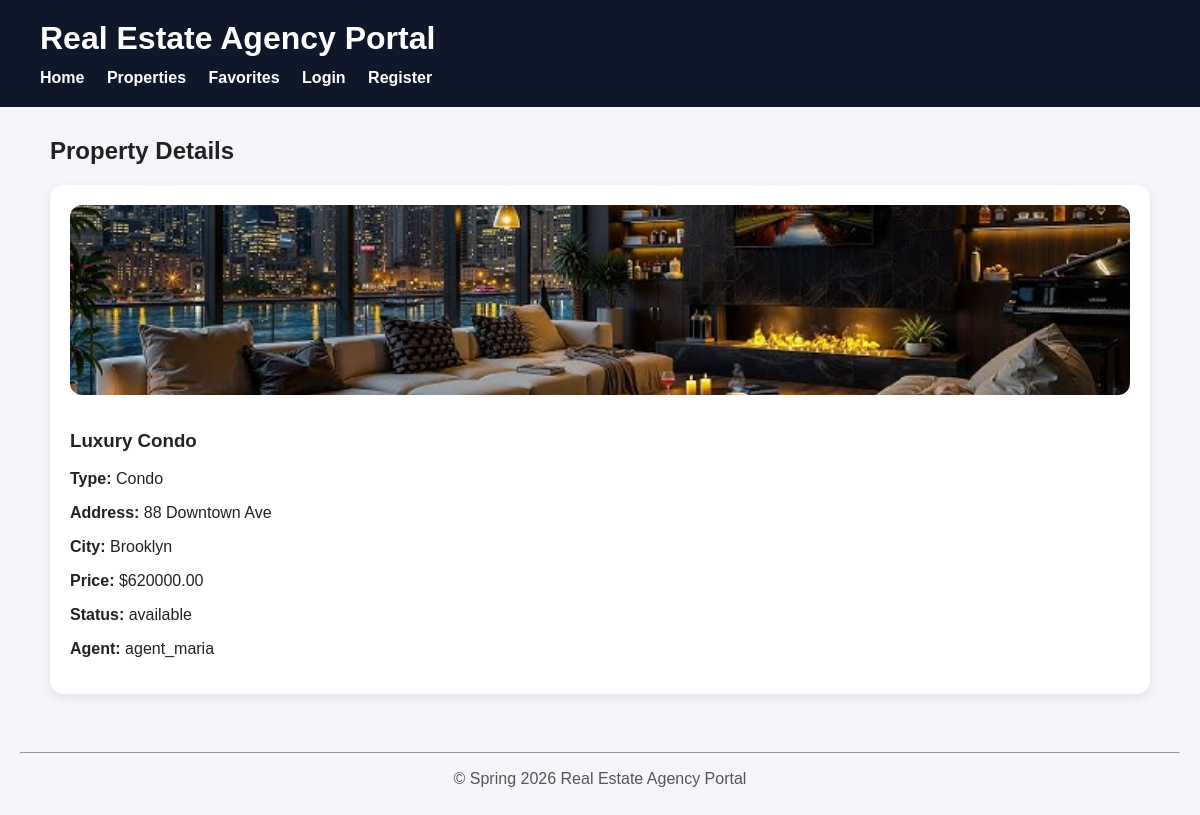
The app's page /property_details.php?id=2 with its own data.
### tables this page shows
CREATE TABLE Properties (
    propertyId INT NOT NULL UNIQUE AUTO_INCREMENT,
    title VARCHAR(100) NOT NULL,
    propertyType VARCHAR(50) NOT NULL,
    address VARCHAR(200) NOT NULL,
    city VARCHAR(100) NOT NULL,
    price DECIMAL(12,2) NOT NULL,
    status ENUM('available', 'sold', 'rented') NOT NULL DEFAULT 'available',
    imagePath VARCHAR(255) DEFAULT 'assets/images/property1.jpg',
    agentId INT NOT NULL,
    PRIMARY KEY (propertyId),
    FOREIGN KEY (agentId) REFERENCES Users(userId)
);

CREATE TABLE Users (
    userId INT NOT NULL UNIQUE AUTO_INCREMENT,
    userName VARCHAR(50) NOT NULL UNIQUE,
    contactInfo VARCHAR(200),
    passwordHash VARCHAR(255) NOT NULL,
    userType ENUM('agent', 'buyer', 'renter') NOT NULL,
    PRIMARY KEY (userId)
);

### classes/RealEstateDatabase.php (called while the page is built, shortened)
<?php
require_once __DIR__ . '/Database.php';
class RealEstateDatabase {
    private PDO $conn;
    public function __construct() {
        $database = new Database();
        $this->conn = $database->connect();
    }
    public function getPropertyById(int $propertyId) {
        $sql = "SELECT p.*, u.userName AS agentName
                FROM Properties p
                JOIN Users u ON p.agentId = u.userId
                WHERE p.propertyId = :propertyId";
        $stmt = $this->conn->prepare($sql);
        $stmt->execute([
            ':propertyId' => $propertyId
        ]);
        return $stmt->fetch();
    }
}

### classes/Database.php (called while the page is built)
<?php
class Database {
    private string $host = 'localhost';
    private string $dbName = 'real_estate_portal_db';
    private string $username = 'root';
    private string $password = '';
    private ?PDO $conn = null;
    public function connect(): PDO {
        if ($this->conn === null) {
            try {
                $this->conn = new PDO(
                    "mysql:host={$this->host};dbname={$this->dbName};charset=utf8mb4",
                    $this->username,
                    $this->password
                );
                $this->conn->setAttribute(
                    PDO::ATTR_ERRMODE,
                    PDO::ERRMODE_EXCEPTION
                );
                $this->conn->setAttribute(
                    PDO::ATTR_DEFAULT_FETCH_MODE,
                    PDO::FETCH_ASSOC
                );
            } catch (PDOException $e) {
                die("Database connection failed: " . $e->getMessage());
            }
        }
        return $this->conn;
    }
}

### property_details.php (the view, shortened to what this page needs)
<?php
require_once 'classes/RealEstateDatabase.php';
$db = new RealEstateDatabase();
$propertyId = isset($_GET['id'])
    ? (int)$_GET['id']
    : 0;
$property = $db->getPropertyById($propertyId);
?>
<?php include 'includes/header.php'; ?>
<h2>Property Details</h2>
<?php if (!$property): ?>
    <p class="error">
        Property not found.
    </p>
<?php else: ?>
    <div class="card">
        <img
            class="property-img"
            src="<?= htmlspecialchars($property['imagePath'] ?? 'assets/images/property1.jpg') ?>"
            alt="Property Image"
        >
        <h3>
            <?= htmlspecialchars($property['title']) ?>
        </h3>
        <p>
            <strong>Type:</strong>
            <?= htmlspecialchars($property['propertyType']) ?>
        </p>
        <p>
            <strong>Address:</strong>
            <?= htmlspecialchars($property['address']) ?>
        </p>
        <p>
            <strong>City:</strong>
            <?= htmlspecialchars($property['city']) ?>
        </p>
        <p>
            <strong>Price:</strong>
            $<?= htmlspecialchars($property['price']) ?>
        </p>
        <p>
            <strong>Status:</strong>
            <?= htmlspecialchars($property['status']) ?>
        </p>
        <p>
            <strong>Agent:</strong>
            <?= htmlspecialchars($property['agentName']) ?>
        </p>
    </div>
<?php endif; ?>
<?php include 'includes/footer.php'; ?>

### assets/style.css (style rules this page uses)
body { font-family: Arial, sans-serif; margin: 0; background-color: #f4f6f9; color: #222; }
.card { background: white; border-radius: 14px; padding: 20px; margin-bottom: 20px; box-shadow: 0 4px 12px rgba(0,0,0,0.08); }
.property-img { width: 100%; height: 190px; object-fit: cover; border-radius: 12px; margin-bottom: 12px; }

### records on screen
properties: imagePath (picture), title "Luxury Condo", propertyType "Condo", address "88 Downtown Ave", city "Brooklyn", price "620000.00", status "available", agentId.userName "agent_maria"
